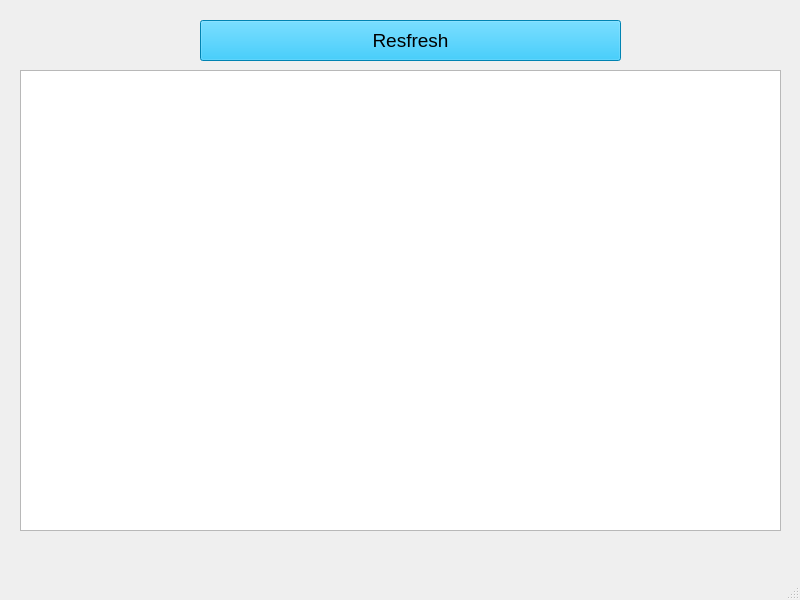
<?xml version="1.0" encoding="UTF-8"?>
<ui version="4.0">
 <class>MainWindow</class>
 <widget class="QMainWindow" name="MainWindow">
  <property name="geometry">
   <rect>
    <x>0</x>
    <y>0</y>
    <width>800</width>
    <height>600</height>
   </rect>
  </property>
  <property name="windowTitle">
   <string>MainWindow</string>
  </property>
  <widget class="QWidget" name="centralwidget">
   <widget class="QPushButton" name="btnRefreshSales">
    <property name="geometry">
     <rect>
      <x>200</x>
      <y>20</y>
      <width>421</width>
      <height>41</height>
     </rect>
    </property>
    <property name="font">
     <font>
      <pointsize>14</pointsize>
     </font>
    </property>
    <property name="styleSheet">
     <string notr="true">background-color: #00b7f9;</string>
    </property>
    <property name="text">
     <string>Resfresh</string>
    </property>
   </widget>
   <widget class="QTableWidget" name="tblSales">
    <property name="geometry">
     <rect>
      <x>20</x>
      <y>70</y>
      <width>761</width>
      <height>461</height>
     </rect>
    </property>
   </widget>
  </widget>
  <widget class="QMenuBar" name="menubar">
   <property name="geometry">
    <rect>
     <x>0</x>
     <y>0</y>
     <width>800</width>
     <height>26</height>
    </rect>
   </property>
  </widget>
  <widget class="QStatusBar" name="statusbar"/>
 </widget>
 <resources/>
 <connections/>
</ui>
